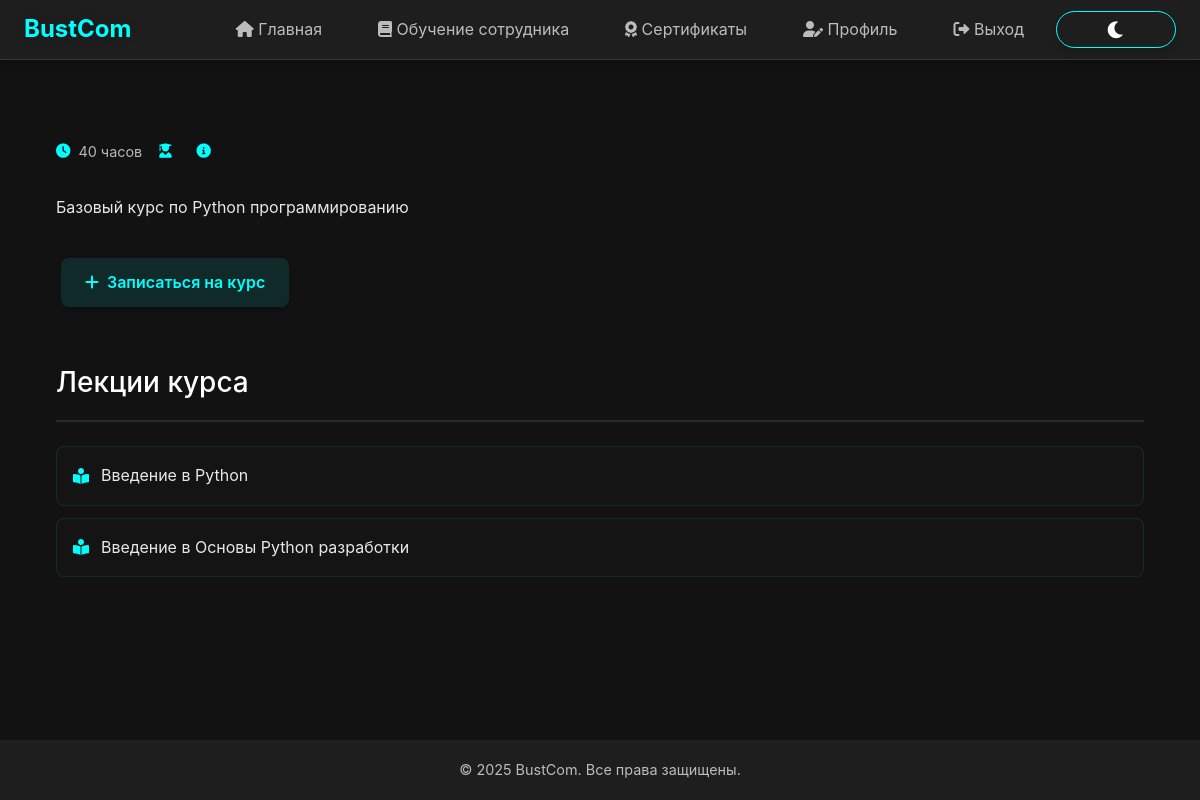
The app's page /course/4/ (signed in) with its own data.
### bustComProj/models.py (models this page shows, shortened)
class Course(models.Model):
    LEVEL_CHOICES = [
        ('beginner', 'Начальный'),
        ('intermediate', 'Средний'),
        ('advanced', 'Продвинутый')
    ]
    title = models.CharField(max_length=100)
    description = models.TextField()
    duration = models.IntegerField(help_text='Продолжительность в часах')
    level = models.CharField(max_length=20, choices=LEVEL_CHOICES, default='beginner')
    teacher = models.ForeignKey(User, on_delete=models.CASCADE, related_name='courses')
    created_at = models.DateTimeField(auto_now_add=True)
    updated_at = models.DateTimeField(auto_now=True)
    class Meta:
        verbose_name = 'Курс'
        verbose_name_plural = 'Курсы'

class Lecture(models.Model):
    course = models.ForeignKey(Course, on_delete=models.CASCADE)
    title = models.CharField(max_length=100)
    order_num = models.IntegerField()
    class Meta:
        verbose_name = 'Лекция'
        verbose_name_plural = 'Лекции'

### bustComProj/views.py (the view)
# urls.py: path('course/<int:course_id>/', course_detail, name='course_detail'),
@login_required
def course_detail(request, course_id):
    course = get_object_or_404(Course, id=course_id)
    lectures = Lecture.objects.filter(course=course).order_by('order_num')
    is_enrolled = Enrollment.objects.filter(user=request.user, course=course).exists()
    return render(request, 'bustComProj/course_detail.html', {
        'course': course,
        'lectures': lectures,
        'is_enrolled': is_enrolled
    })

### bustComProj/templates/bustComProj/course_detail.html (shortened to what this page needs)
{% extends 'bustComProj/base.html' %}
{% load static %}
{% block content %}
<div class="course-detail-container">
    <div class="course-header">
        <div class="course-meta">
            <div class="meta-item">
                <i class="fas fa-clock"></i>
                <span>{{ course.duration }} часов</span>
            </div>
            <div class="meta-item">
                <i class="fas fa-user-graduate"></i>
            </div>
            <div class="meta-item">
                <i class="fas fa-info-circle"></i>
            </div>
        </div>
    </div>
    <div class="course-description">
        <p>{{ course.description }}</p>
    </div>
    <div class="course-actions">
        {% if user.is_authenticated %}
            {% if is_enrolled %}
                <div class="enrolled-status">
                    <i class="fas fa-check-circle"></i>
                    <span>Вы записаны на этот курс</span>
                </div>
                <a href="{% url 'course_lectures' course.id %}" class="btn-action btn-continue">
                    <i class="fas fa-play"></i>
                    <span>Продолжить обучение</span>
                </a>
            {% else %}
                <a href="{% url 'enroll_course' course.id %}" class="btn-action btn-enroll">
                    <i class="fas fa-plus"></i>
                    <span>Записаться на курс</span>
                </a>
            {% endif %}
        {% else %}
            <a href="{% url 'login' %}" class="btn-action btn-enroll">
                <i class="fas fa-sign-in-alt"></i>
                <span>Войти для записи</span>
            </a>
        {% endif %}
    </div>
    {% if lectures %}
        <div class="lectures-section">
            <h2 class="section-title">Лекции курса</h2>
            <div class="lectures-list">
                {% for lecture in lectures %}
                    <div class="lecture-item">
                        <div class="lecture-info">
                            <i class="fas fa-book-reader"></i>
                            <span class="lecture-title">{{ lecture.title }}</span>
                        </div>
                    </div>
                {% endfor %}
            </div>
        </div>
    {% endif %}
</div>
{% endblock %}

### bustComProj/static/css/enhanced.css (style rules this page uses)
.btn, button, input[type="submit"], input[type="button"], .btn-primary, .btn-secondary, .btn-success, .btn-danger, .btn-info, .btn-warning, .btn-outline-primary, .btn-outline-secondary, .btn-outline-success, .btn-outline-danger, .btn-outline-info, .btn-outline-warning, a.btn, a.btn-action, a.btn-outline { display: inline-flex; align-items: center; justify-content: center; gap: 8px; padding: 12px 24px; border-radius: 8px; font-size: 1rem; font-weight: 600; text-decoration: none; cursor: pointer; transition: all 0.3s ease; box-shadow: 0 4px 6px rgba(0, 0, 0, 0.15); border: none; text-align: center; margin: 5px; min-width: 120px; position: relative; overflow: hidden; }
.btn-primary, .btn-action, input[type="submit"] { background: linear-gradient(135deg, #5e72e4, #335eea); color: white; }
.section-title { font-size: 1.75rem; margin-bottom: 20px; padding-bottom: 15px; border-bottom: 2px solid rgba(255, 255, 255, 0.1); color: var(--text-primary); font-weight: 600; }
:root { --primary-color: #ff00ff; --secondary-color: #00ffcc; --accent-color: #ff3366; --background-dark: #1a1a1a; --background-light: #2a2a2a; --text-primary: #ffffff; --text-secondary: #e0e0e0; --success-color: #00ff88; --danger-color: #ff3366; --warning-color: #ffcc00; --border-radius: 15px; --transition-speed: 0.3s; }

### bustComProj/static/css/theme.css (style rules this page uses)
:root[data-theme="dark"] { --primary-color: #00ffff; --primary-dark: #00cccc; --primary-light: #80ffff; --secondary-color: #ff00ff; --secondary-dark: #cc00cc; --secondary-light: #ff80ff; --background-dark: #121212; --background-light: #1e1e1e; --background-lighter: #2d2d2d; --text-primary: #ffffff; --text-secondary: rgba(255, 255, 255, 0.7); --text-tertiary: rgba(255, 255, 255, 0.5); }

### bustComProj/templates/bustComProj/base.html (style rules this page uses)
:root { --primary-color: #00ffff; --primary-dark: #00cccc; --primary-light: #80ffff; --secondary-color: #ff00ff; --secondary-dark: #cc00cc; --secondary-light: #ff80ff; --background-dark: #121212; --background-light: #1e1e1e; --background-lighter: #2d2d2d; --text-primary: #ffffff; --text-secondary: rgba(255, 255, 255, 0.7); --text-tertiary: rgba(255, 255, 255, 0.5); --danger-color: #ff4444; --danger-dark: #cc0000; --success-color: #00ff00; --success-dark: #00cc00; --spacing-xs: 0.5rem; --spacing-sm: 1rem; --spacing-md: 1.5rem; --spacing-lg: 2rem; --spacing-xl: 3rem; --border-radius: 12px; --border-radius-sm: 8px; --max-width: 1200px; --header-height: 60px; --footer-height: 60px; --transition-fast: 0.2s ease; --transition-normal: 0.3s ease; --shadow-sm: 0 2px 4px rgba(0, 0, 0, 0.2); --shadow-md: 0 4px 6px rgba(0, 0, 0, 0.3); --shadow-lg: 0 8px 16px rgba(0, 0, 0, 0.4); }
* { margin: 0; padding: 0; box-sizing: border-box; -webkit-tap-highlight-color: transparent; }
body { font-family: -apple-system, BlinkMacSystemFont, 'Segoe UI', Roboto, Oxygen, Ubuntu, Cantarell, 'Open Sans', 'Helvetica Neue', sans-serif; background-color: var(--background-dark); color: var(--text-primary); line-height: 1.6; overflow-x: hidden; }
a { color: var(--primary-color); text-decoration: none; transition: all var(--transition-normal); position: relative; }
a:not(.btn):after { content: ''; position: absolute; width: 100%; height: 2px; bottom: -2px; left: 0; background: linear-gradient(90deg, var(--primary-color), var(--secondary-color)); transform: scaleX(0); transform-origin: right; transition: transform var(--transition-normal); }

### records on screen
Course: duration "40", description "Базовый курс по Python программированию"
Lecture: title "Введение в Python"
Lecture: title "Введение в Основы Python разработки"
